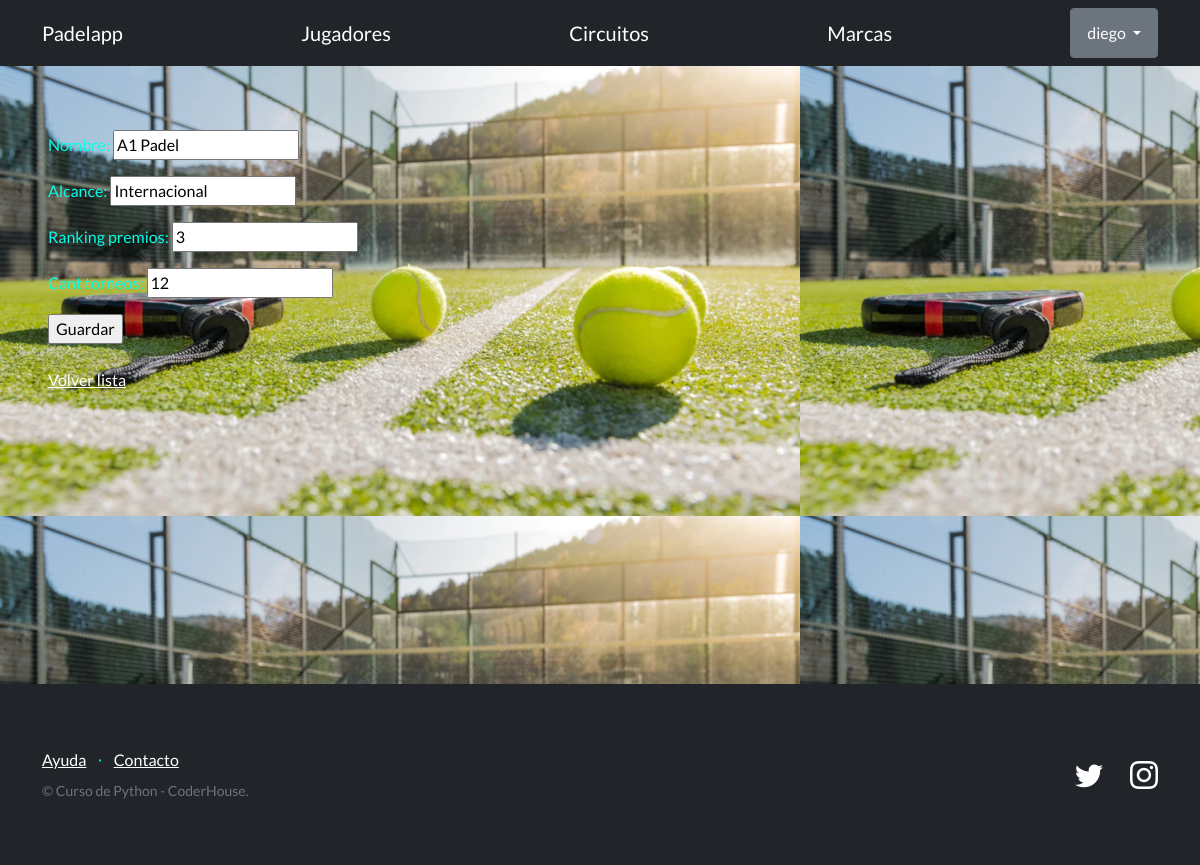
The app's page /PadelApp/editar-circuitos/2/ (signed in) with its own data.
### PadelApp/models.py (models this page shows, shortened)
class Circuito(models.Model):
    nombre = models.CharField(max_length=64)
    alcance = models.CharField(max_length=64)
    ranking_premios = models.IntegerField()
    cant_torneos = models.IntegerField(null=True, blank=True)
    creador = models.ForeignKey(User, on_delete=models.SET_NULL, null=True)

### PadelApp/views.py (the view)
# urls.py: path("editar-circuitos/<int:pk>/", CircuitoUpdateView.as_view(), name="editar_circuito" ),
class CircuitoUpdateView(LoginRequiredMixin, PermissionRequiredMixin , UpdateView):
    model = Circuito
    permission_required = "circuito.change_circuito"
    template_name = "PadelApp/circuito_form.html"
    fields = ( "nombre", "alcance", "ranking_premios", "cant_torneos" )
    success_url = reverse_lazy('listar_circuitos')

### PadelApp/templates/PadelApp/circuito_form.html (shortened to what this page needs)
{% extends "PadelApp/base2.html" %}
{% block contenido %}
<form method="post">
  {{ form.as_p }}
  <input type="submit" value="Guardar" />
</form>
<br>
<a href="{% url 'listar_circuitos' %}">Volver lista</a>
{% endblock contenido %}

### PadelApp/templates/PadelApp/base2.html (shortened to what this page needs)
{% load static %}
<!DOCTYPE html>
<html lang="en">
    <head>
        <link href="https://cdn.jsdelivr.net/npm/bootstrap-icons@1.5.0/font/bootstrap-icons.css" rel="stylesheet" type="text/css" />
        <link href="{% static 'css/styles.css' %}" rel="stylesheet" />
    </head>
    <body>
        <nav class="navbar bg-dark" data-bs-theme="dark">
            <div class="container">
                <a class="navbar-brand" href="{% url 'inicio' %}">Padelapp</a>
                <a class="navbar-brand" href="{% url 'listar_jugadores' %}">Jugadores</a>
                <a class="navbar-brand" href="{% url 'listar_circuitos' %}">Circuitos</a>
                <a class="navbar-brand" href="{% url 'listar_marcas' %}">Marcas</a>
                {% if user.is_authenticated %}
                <div class="dropdown">
                    <button class="btn btn-secondary dropdown-toggle" type="button" id="dropdownMenuButton1" data-bs-toggle="dropdown" aria-expanded="false">
                        <div style="display: inline-flex;">
                            <span>{{ user.username }}</span>
                        </div>
                    </button>
                    </div>
                </div>
                {% else %}
                <a class="btn btn-primary" href="{% url 'login' %}">Iniciar sesión</a>
                <a class="btn btn-success" href="{% url 'registro' %}">Crear nueva cuenta</a>
                {% endif %}
        </nav>
        <section style="padding: 4rem 3rem; background-image: url('/static/cancha.jpeg');">
            <div id="main">
            {% block contenido %}{% endblock contenido %}
        </section>
        <footer class="footer bg-dark">
            <div class="container">
                <div class="row">
                    <div class="col-lg-6 h-100 text-center text-lg-start my-auto">
                        <ul class="list-inline mb-2">
                            <li class="list-inline-item"><a href="#!">Ayuda</a></li>
                            <li class="list-inline-item">⋅</li>
                            <li class="list-inline-item"><a href="#!">Contacto</a></li>
                        </ul>
                        <p class="text-muted small mb-4 mb-lg-0">&copy; Curso de Python - CoderHouse.</p>
                    </div>
                    <div class="col-lg-6 h-100 text-center text-lg-end my-auto">
                        <ul class="list-inline mb-0">
                            <li class="list-inline-item me-4">
                                <a href="https://twitter.com/coderhouse"><i class="bi-twitter fs-3"></i></a>
                            </li>
                            <li class="list-inline-item">
                                <a href="https://www.instagram.com/coderhouse/?hl=es"><i class="bi-instagram fs-3"></i></a>
                            </li>
                        </ul>
                    </div>
                </div>
            </div>
        </footer>
    </body>
</html>

### PadelApp/templates/PadelApp/base2.html (style rules this page uses)
body { height: 100vh; background-image: url('/static/cancha.jpeg'); background-size: cover; background-position: center; }
section { padding: 4rem 3rem; }
#main { min-height: calc(70vh - 70px); }

### records on screen
Circuito: nombre "A1 Padel", alcance "Internacional", ranking_premios "3", cant_torneos "12"

### other values on screen
{{ user.username }} "diego"
